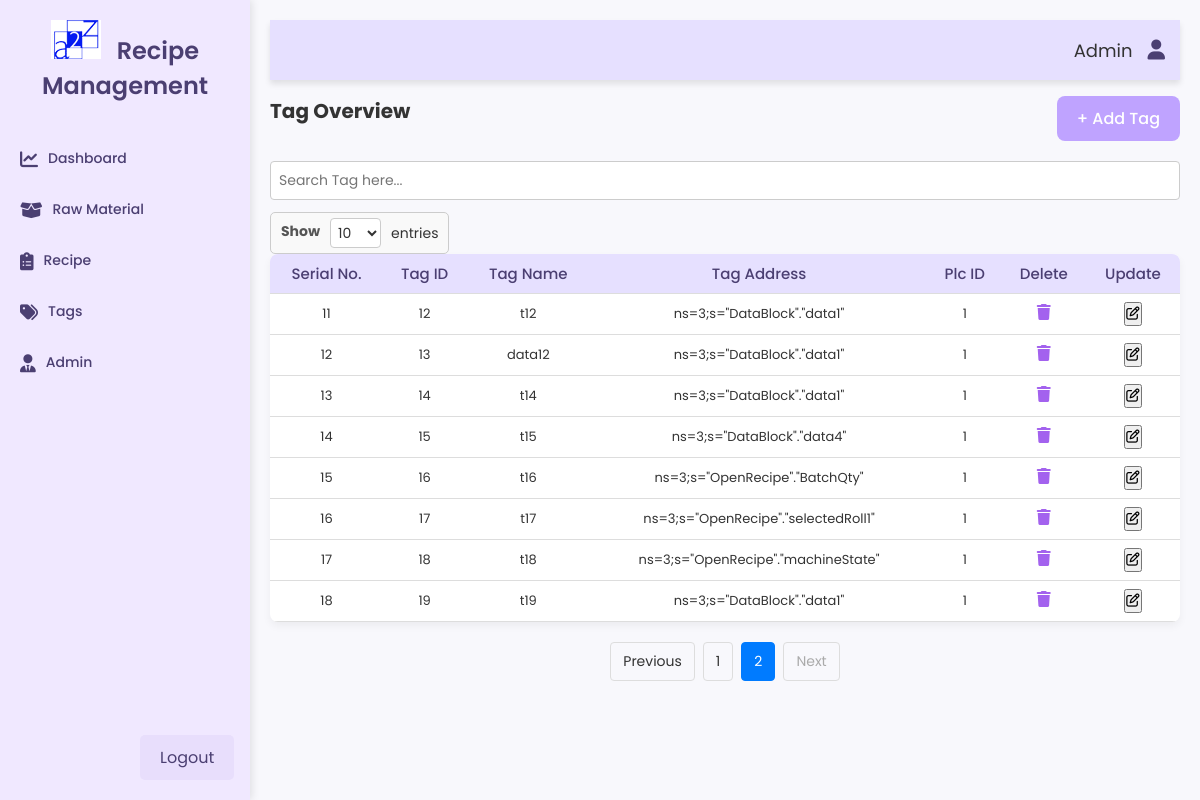
/tag-overview?page=2&limit=10, run on an earlier commit of the app's database.
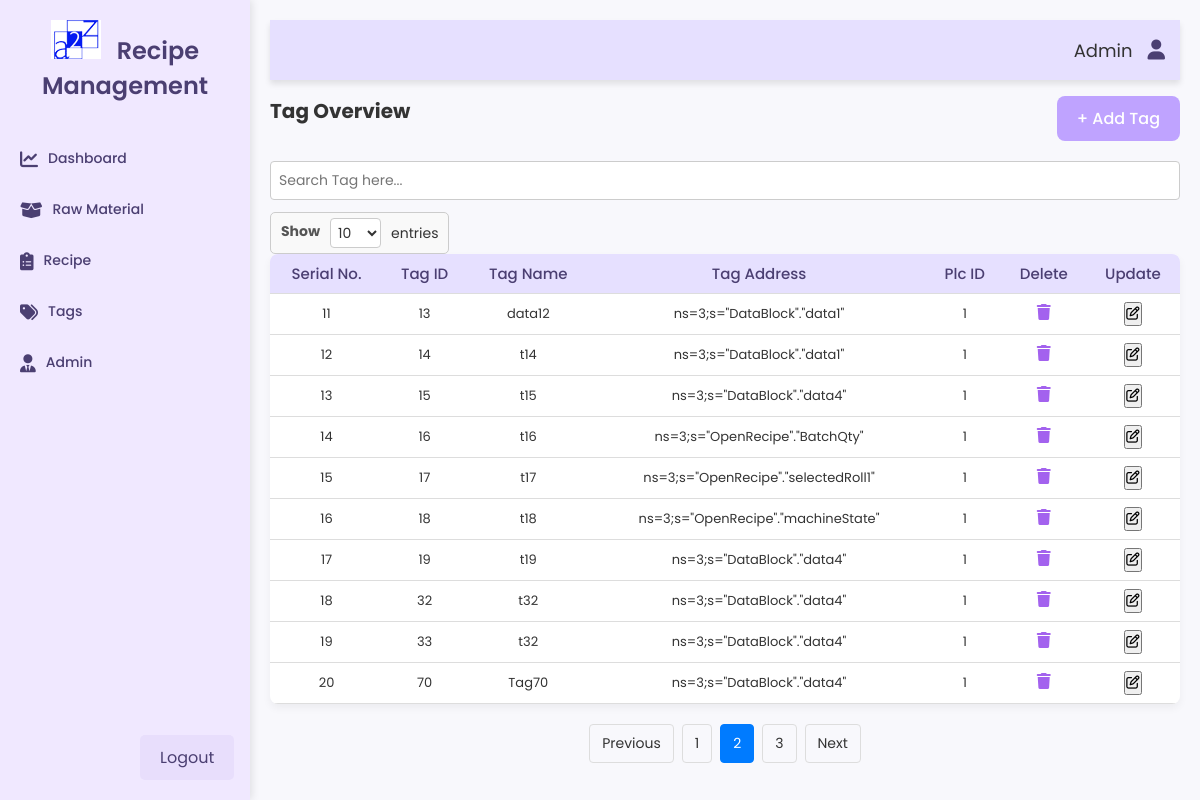
And on a later commit of the database.
### tables this page shows
CREATE TABLE "Tag_Table" (
	"tagId"	INTEGER,
	"tagName"	VARCHAR,
	"tagAddress"	VARCHAR,
	"plcId"	INTEGER,
	PRIMARY KEY("tagId"),
	CONSTRAINT "plcId" FOREIGN KEY("plcId") REFERENCES "Plc_Table"("plcId")
);

### app.py (the view)
@app.route('/tag-overview')
def tag_overview():
    current_page = int(request.args.get('page', 1))  # Default to page 1 if not provided
    limit = int(request.args.get('limit', 10))  # Default limit is 10 if not provided
    conn = sqlite3.connect('a2z_database.db')
    conn.row_factory = sqlite3.Row
    cursor = conn.cursor()
    offset = (current_page - 1) * limit
    cursor.execute('SELECT * FROM Tag_Table LIMIT ? OFFSET ?', (limit, offset))
    tags = cursor.fetchall()
    cursor.execute('SELECT COUNT(*) FROM Tag_Table')
    total_rows = cursor.fetchone()[0]
    total_pages = (total_rows + limit - 1) // limit  # Calculate total pages
    conn.close()
    return render_template(
        'tag_overview.html',
        tags=tags,
        page=current_page,
        total_pages=total_pages,
        limit=limit,
        active_menu='tags',
        active_submenu='tag-overview'
    )

### templates/tag_overview.html (shortened to what this page needs)
{% extends "base.html" %}
{% block content %}
    <div class="content-header">
        <h1>Tag Overview</h1>
        <button onclick="toggleTagForm()" class="add-button">+ Add Tag</button>
    </div>
    <div class="search-section">
        <div class="search-bar">
            <input type="text" id="searchInput" placeholder="Search Tag here..." onkeyup="searchTable()">
        </div>
    </div>
    <div class="entries-selector">
        <label for="entriesSelect">Show</label>
        <select id="entriesSelect" onchange="updateEntries()">
            <option value="10" {% if limit == 10 %}selected{% endif %}>10</option>
        </select>
        <span>entries</span>
    </div>
    <table class="table table-bordered" id="tagoverviewtable">
        <thead>
            <tr>
                <th>Serial No.</th>
                <th>Tag ID</th>
                <th>Tag Name</th>
                <th>Tag Address</th>
                <th>Plc ID</th>
                <th>Delete</th>
                <th>Update</th>
            </tr>
        </thead>
        <tbody>
            {% set serial_number = (page - 1) * limit %}
            {% for tag in tags %}
            <tr id="row-{{ tag.tagId }}">
               <td>{{ serial_number + loop.index }}</td>
               <td>{{ tag.tagId }}</td>
               <td>{{ tag.tagName }}</td>
               <td>{{ tag.tagAddress }}</td>
               <td>{{ tag.plcId }}</td>
               <td>
                   <button class="delete-button" onclick="confirmDelete('{{ tag.tagId }}')">
                      <i class="fa fa-trash"></i>
                   </button>
                </td>
                <td>
                    <button class="update-button" onclick="openUpdateTagForm('{{ tag.tagId }}', '{{ tag.tagName }}', '{{ tag.tagAddress }}', '{{ tag.plcId }}')">
                        <i class="fa-regular fa-pen-to-square"></i>
                    </button>
                </td>
            </tr>
{% endfor %}
        </tbody>
    </table>
</div>
<div class="pagination-container">
    {% if page > 1 %}
      <a href="{{ url_for('tag_overview', page=page - 1, limit=limit) }}" class="pagination-btn">Previous</a>
    {% else %}
      <span class="pagination-btn disabled">Previous</span>
    {% endif %}
    {% for p in range(1, total_pages + 1) %}
      <a href="{{ url_for('tag_overview', page=p, limit=limit) }}" class="pagination-btn {% if p == page %}active{% endif %}">{{ p }}</a>
    {% endfor %}
    {% if page < total_pages %}
      <a href="{{ url_for('tag_overview', page=page + 1, limit=limit) }}" class="pagination-btn">Next</a>
    {% else %}
      <span class="pagination-btn disabled">Next</span>
    {% endif %}
</div>
{% endblock %}

### templates/base.html (shortened to what this page needs)
<!DOCTYPE html>
<html lang="en">
<head>
    <link rel="stylesheet" href="https://cdnjs.cloudflare.com/ajax/libs/font-awesome/6.0.0-beta3/css/all.min.css">
    <link rel="stylesheet" href="{{ url_for('static', filename='style1.css') }}">
</head>
<body>
    <div class="sidebar">
        <h2>
            <img src="{{ url_for('static', filename='logonew.png') }}" alt="Logo" class="logo">
            Recipe Management
        </h2>
        <ul class="nav flex-column">
            <li><a href="/dashboard" class="nav-link"><i class="fa-sharp fa-solid fa-chart-line"></i>Dashboard</a></li>
            <li><a href="/raw-material" class="nav-link"><i class="fa-solid fa-box-open"></i>Raw Material</a></li>
            <li><a href="/recipe" class="nav-link"><i class="fa-solid fa-clipboard-list"></i>Recipe</a></li>
            <li class="dropdown">
                <a href="#" class="dropdown-toggle , nav-link" data-bs-toggle="dropdown"><i class="fa-solid fa-tags"></i>Tags</a>
            </li>
            <li class="dropdown">
                <a href="/" class="dropdown-toggle , nav-link" data-bs-toggle="dropdown"><i class="fa-solid fa-user-tie"></i>Admin</a>
            </li>
        </ul>
        <a href="/logout" class="logout">Logout</a>
    </div>
    <div class="main-content">
        <div class="navbar">
            <div class="user-info">
                <span>Admin</span>
                <a href="/profile"><i class="fa-solid fa-user"></i></a>
            </div>
        </div>
        <div class="page-content">
            {% block content %}{% endblock %}
        </div>
</body>
</html>

### static/style1.css (style rules this page uses)
* { margin: 0; padding: 0; box-sizing: border-box; font-family: 'Poppins', sans-serif; }
.sidebar { width: 250px; height: 100vh; background-color: #f0e8ff; position: fixed; top: 0; left: 0; padding-top: 20px; box-shadow: 2px 0 8px rgba(0, 0, 0, 0.1); transition: transform 0.3s ease; }
.sidebar h2 { text-align: center; color: #4b3f72; font-size: 24px; font-weight: 600; }
.sidebar ul { list-style-type: none; padding: 0; margin-top: 30px; }
.sidebar ul li { padding: 15px 20px; transition: padding-left 0.3s ease; }
.sidebar ul li a { text-decoration: none; color: #4b3f72; font-size: 14px; font-weight: 500; display: block; transition: background 0.3s ease, color 0.3s ease; }
.sidebar .logout { position: absolute; bottom: 20px; left: 140px; color: #4b3f72; font-size: 16px; text-decoration: none; padding: 10px 20px; border-radius: 5px; background-color: #e8defc; transition: background 0.3s ease, transform 0.3s ease; }
.nav-link i { margin-right: 10px; font-size: 18px; vertical-align: middle; }
.nav-link { display: flex; align-items: center; }
.main-content { margin-left: 250px; padding: 20px; background-color: #f8f8fc; min-height: 100vh; font-size: 10px; color: #333; transition: background 0.3s ease; }
.navbar { display: flex; justify-content: flex-end; padding: 15px; background-color: #e6e0ff; box-shadow: 0 4px 6px rgba(0, 0, 0, 0.1); }
.user-info { display: flex; align-items: center; gap: 15px; font-size: 18px; }
.user-info a { text-decoration: none; color: #4b3f72; font-size: 20px; transition: transform 0.3s ease; }
.content-header { display: flex; justify-content: space-between; align-items: center; margin-bottom: 20px; }
.add-button { background-color: #bfa3ff; color: #fff; margin: 1rem 0 0rem 0; padding: 10px 20px; border: none; border-radius: 8px; cursor: pointer; font-size: 16px; font-weight: 500; transition: background 0.3s ease, transform 0.3s ease; }
table { width: 100%; border-collapse: collapse; background-color: #fff; box-shadow: 0 4px 8px rgba(0, 0, 0, 0.05); border-radius: 8px; overflow: hidden; }
th, td { padding: 15px; text-align: left; border-bottom: 1px solid #ddd; transition: background 0.3s ease; }
th { background-color: #e6e0ff; color: #4b3f72; font-size: 15px; font-weight: 500; }
td { font-size: 13px; color: #333; }
.logo { width: 50px; height: auto; margin-right: 10px; }
label { display: block; margin-bottom: 6px; font-size: 14px; color: #555; }
input[type="text"], select { width: 100%; padding: 10px; margin-bottom: 12px; border: 1px solid #ccc; border-radius: 4px; box-sizing: border-box; font-size: 14px; }
select { background-color: #f9f9f9; }
.pagination-container { display: flex; justify-content: center; align-items: center; gap: 8px; margin: 20px 0; font-family: Arial, sans-serif; }
.pagination-btn { padding: 8px 12px; font-size: 14px; color: #333; text-decoration: none; border: 1px solid #ddd; border-radius: 4px; transition: background-color 0.3s, color 0.3s; cursor: pointer; }
.pagination-btn.active { background-color: #007bff; color: #fff; border-color: #007bff; cursor: default; }
table { width: 100%; border-spacing: 10px; }
table td { padding: 8px; vertical-align: middle; }
label { font-weight: bold; color: #555; }
input[type="text"] { width: 100%; padding: 8px; border: 1px solid #ccc; border-radius: 4px; }
label { font-size: 14px; color: #555; margin-bottom: 4px; }
input[type="text"], select { width: 100%; padding: 8px; border: 1px solid #ccc; border-radius: 4px; box-sizing: border-box; font-size: 14px; }
.delete-button { background-color: transparent; border: none; color: rgb(163, 98, 238); cursor: pointer; }
.delete-button i { font-size: 1.2em; }
.entries-selector { display: inline-flex; align-items: center; border: 1px solid #ccc; padding: 5px 10px; border-radius: 5px; background-color: #f9f9f9; margin-bottom: 0px; font-family: Arial, sans-serif; font-size: 14px; color: #333; }
.entries-selector label { margin-right: 5px; font-weight: bold; }
.entries-selector select { border: 1px solid #ccc; border-radius: 4px; padding: 3px; margin: 0 5px; font-size: 14px; color: #333; background-color: #fff; cursor: pointer; }
.entries-selector span { margin-left: 5px; }

### templates/tag_overview.html (style rules this page uses)
#tagoverviewtable th, #tagoverviewtable td { text-align: center; vertical-align: middle; }
#tagoverviewtable th, #tagoverviewtable td { padding: 8px; }

What changed in the data, as far as the page shows it:
no longer on this page (row unchanged): Tag_Table: index "11", tagId "12", tagName "t12", tagAddress "ns=3;s=\"DataBlock\".\"data1\"", plcId "1"
computed for Tag_Table "data12": index "12" → "11"
computed for Tag_Table id 14: index "13" → "12"
computed for Tag_Table id 15: index "14" → "13"
computed for Tag_Table "ns=3;s=\"OpenRecipe\".\"BatchQty\"": index "15" → "14"
computed for Tag_Table "ns=3;s=\"OpenRecipe\".\"selectedRoll1\"": index "16" → "15"
computed for Tag_Table "ns=3;s=\"OpenRecipe\".\"machineState\"": index "17" → "16"
changed Tag_Table id 19: index "18" → "17"; tagAddress "ns=3;s=\"DataBlock\".\"data1\"" → "ns=3;s=\"DataBlock\".\"data4\""
added Tag_Table: index "18", tagId "32", tagName "t32", tagAddress "ns=3;s=\"DataBlock\".\"data4\"", plcId "1"
added Tag_Table: index "19", tagId "33", tagName "t32", tagAddress "ns=3;s=\"DataBlock\".\"data4\"", plcId "1"
added Tag_Table: index "20", tagId "70", tagName "Tag70", tagAddress "ns=3;s=\"DataBlock\".\"data4\"", plcId "1"
Also different on the page:
new list line: "3"
